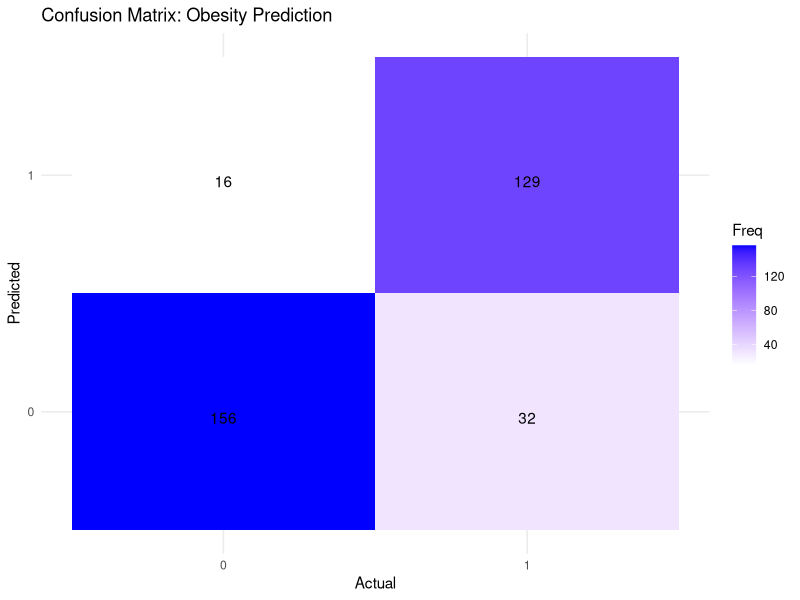

Recreate this plot in R.
# File: confusion_matrix_logit_public.R
# Purpose: Build and analyze a confusion matrix for a Logit model using public obesity data
# Date: March 24, 2025
# Note: Uses 'palmerpenguins' package as a proxy for obesity-related data since I don't know the exact data package that'll be used in the ICT.



# Load necessary packages
library(tidyverse)  # For data manipulation (dplyr, ggplot2) and piping (%>%)
library(caret)      # For confusionMatrix() function and performance metrics
install.packages("palmerpenguins")
library(palmerpenguins)  # Public dataset with body mass data as a proxy for obesity




# Load the penguins dataset (proxy for obesity-related data)
data("penguins", package = "palmerpenguins")



# Explore the dataset
head(penguins)  # View first 6 rows to understand structure
str(penguins)   # Check variable types and missing values
summary(penguins)  # Summary statistics for numeric variables



# Prepare the data: Create a binary 'obese' variable
median_mass <- median(penguins$body_mass_g, na.rm = TRUE)  # Calculate median body mass, ignoring NA

# Detailed Comments:

# - median_mass: Central tendency of body mass (around 4050g in this dataset)

# - na.rm = TRUE: Removes missing values from calculation to avoid errors





penguins <- penguins %>%
  mutate(obese = ifelse(body_mass_g > median_mass, 1, 0)) # 1 = obese (above median), 0 = not obese

# Detailed Comments:

# - mutate(): Adds new column 'obese' to the dataframe

# - ifelse(): Conditional statement; if body_mass_g > median_mass, assign 1, else 0

# - This binarises (0-1) the outcome for Logit modeling; threshold is arbitrary but reasonable for demo






# Remove rows with missing values for modeling
penguins_clean <- na.omit(penguins)  # Drop rows with any NA

# Detailed Comments:

# - na.omit(): Ensures no missing data in predictors or outcome, as glm() doesn’t handle NA well

# - Original rows: 344; after cleaning, expect ~333 (depending on NA count)







# Fit a Logit model: Predict obesity based on flipper_length_mm and bill_length_mm

logit_model <- glm(obese ~ flipper_length_mm + bill_length_mm, 
                   data = penguins_clean, 
                   family = binomial(link = "logit"))

# Detailed Comments:

# - glm(): Generalised Linear Model for binary outcome

# - obese ~ flipper_length_mm + bill_length_mm: Formula where obesity is predicted by flipper and bill length

# - family = binomial(link = "logit"): Specifies Logit model for binary data (log-odds transformation)

# - No intercept explicitly added; glm() includes it by default





# View model summary
summary(logit_model)

# Detailed Comments:

# - Coefficients: 

#   - Intercept: Baseline log-odds of obesity when predictors are 0 (not meaningful here due to scaling)

#   - flipper_length_mm: Change in log-odds per 1mm increase in flipper length

#   - bill_length_mm: Change in log-odds per 1mm increase in bill length

# - Std. Error: Measures precision of coefficient estimates; smaller = more precise

# - z value: Coefficient / Std. Error; tests significance

# - Pr(>|z|): p-value; < 0.05 indicates significant predictor at 5% level

# - AIC: Akaike Information Criterion; lower = better fit (compare to other models if needed)

# - Null deviance: Model fit with only intercept; Residual deviance: Fit with predictors; drop indicates improvement






# Predict probabilities
penguins_clean$prob_obese <- predict(logit_model, type = "response")

# Detailed Comments:
# - predict(): Generates predictions from the fitted model

# - type = "response": Converts log-odds to probabilities (0 to 1); default is log-odds

# - prob_obese: Probability each penguin is obese based on flipper and bill length







# Classify predictions: Use 0.5 threshold
penguins_clean$pred_obese <- ifelse(penguins_clean$prob_obese > 0.5, 1, 0)

# Detailed Comments:
# - ifelse(): Assigns 1 if prob_obese > 0.5, 0 otherwise

# - 0.5 threshold: Standard cutoff for binary classification; could adjust (e.g., 0.3) for sensitivity

# - pred_obese: Predicted class (1 = obese, 0 = not obese)





# Create confusion matrix
conf_matrix <- confusionMatrix(
  as.factor(penguins_clean$pred_obese),  # Predicted classes as factor
  as.factor(penguins_clean$obese),       # Actual classes as factor
  positive = "1"                         # Define "1" (obese) as positive class
)

# Detailed Comments:
# - confusionMatrix(): From caret package; compares predictions to actual outcomes

# - as.factor(): Converts numeric 0/1 to factors for caret compatibility

# - positive = "1": Sets "obese" as the event of interest for sensitivity/specificity






# Display confusion matrix
print(conf_matrix)
# Detailed Comments:

# - Table structure:

#   - Rows: Predicted (0, 1)
#   - Columns: Reference (actual 0, 1)



#   - Top-left: True Negatives (TN): Correctly predicted non-obese

#   - Top-right: False Positives (FP): Predicted obese, actually not obese

#   - Bottom-left: False Negatives (FN): Predicted not obese, actually obese

#   - Bottom-right: True Positives (TP): Correctly predicted obese




# - Accuracy: (TP + TN) / (TP + TN + FP + FN); overall correctness

# - Sensitivity: TP / (TP + FN); proportion of obese penguins correctly identified

# - Specificity: TN / (TN + FP); proportion of non-obese penguins correctly identified

# - Precision: TP / (TP + FP); proportion of obese predictions that are correct

# - Kappa: Agreement beyond chance; > 0.6 is good




# Extract and interpret key metrics
accuracy <- conf_matrix$overall["Accuracy"]

sensitivity <- conf_matrix$byClass["Sensitivity"]

specificity <- conf_matrix$byClass["Specificity"]

precision <- conf_matrix$byClass["Pos Pred Value"]

# Detailed Comments:

# - accuracy: Single number summarizing overall performance

# - sensitivity: Focus on detecting obesity; low value means missing cases

# - specificity: Focus on ruling out obesity; low value means overprediction

# - precision: Reliability of positive predictions; low value means many false positives




cat("Accuracy:", round(accuracy, 3), 
    "- Proportion of correct predictions; >0.7 is decent, <0.5 is poor\n")

cat("Sensitivity:", round(sensitivity, 3), 
    "- Ability to detect obese penguins; <0.5 means many obese cases missed\n")

cat("Specificity:", round(specificity, 3), 
    "- Ability to detect non-obese penguins; <0.5 means overpredicting obesity\n")

cat("Precision:", round(precision, 3), 
    "- Accuracy of obesity predictions; <0.5 means many false positives\n")

# Detailed Comments:

#to finish









# Visualise confusion matrix as heatmap (display directly)
conf_table <- as.table(conf_matrix$table)  # Convert matrix to table format
ggplot(as.data.frame(conf_table), aes(x = Reference, y = Prediction, fill = Freq)) +
  geom_tile() +  # Create heatmap tiles
  geom_text(aes(label = Freq), vjust = 1) +  # Add frequency labels
  scale_fill_gradient(low = "white", high = "blue") +  # Color gradient
  labs(title = "Confusion Matrix: Obesity Prediction", 
       x = "Actual", y = "Predicted") +  # Axis labels
  theme_minimal() 

# Detailed Comments:
# to complete

# Implications for ICT:
# to complete/finish